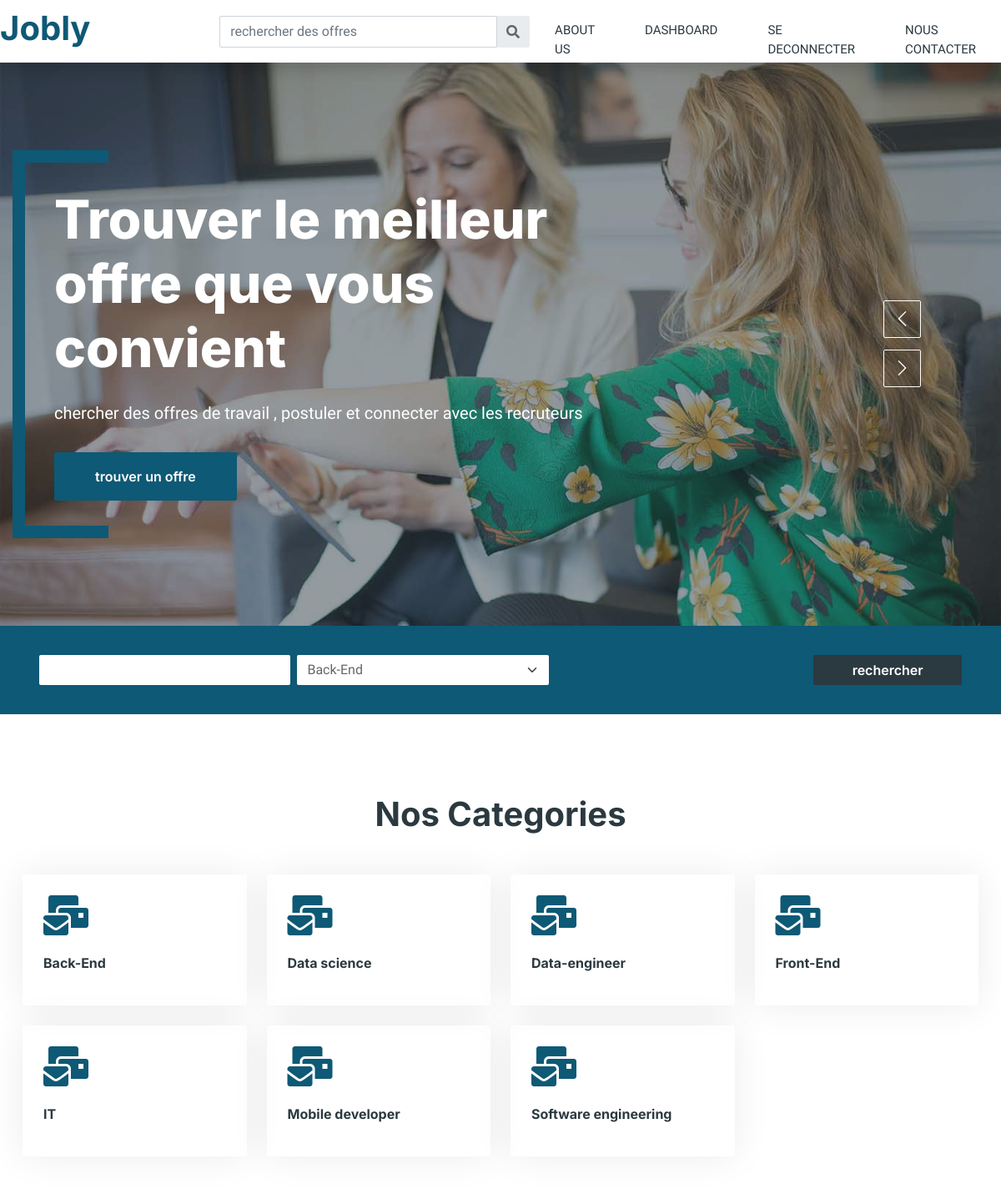
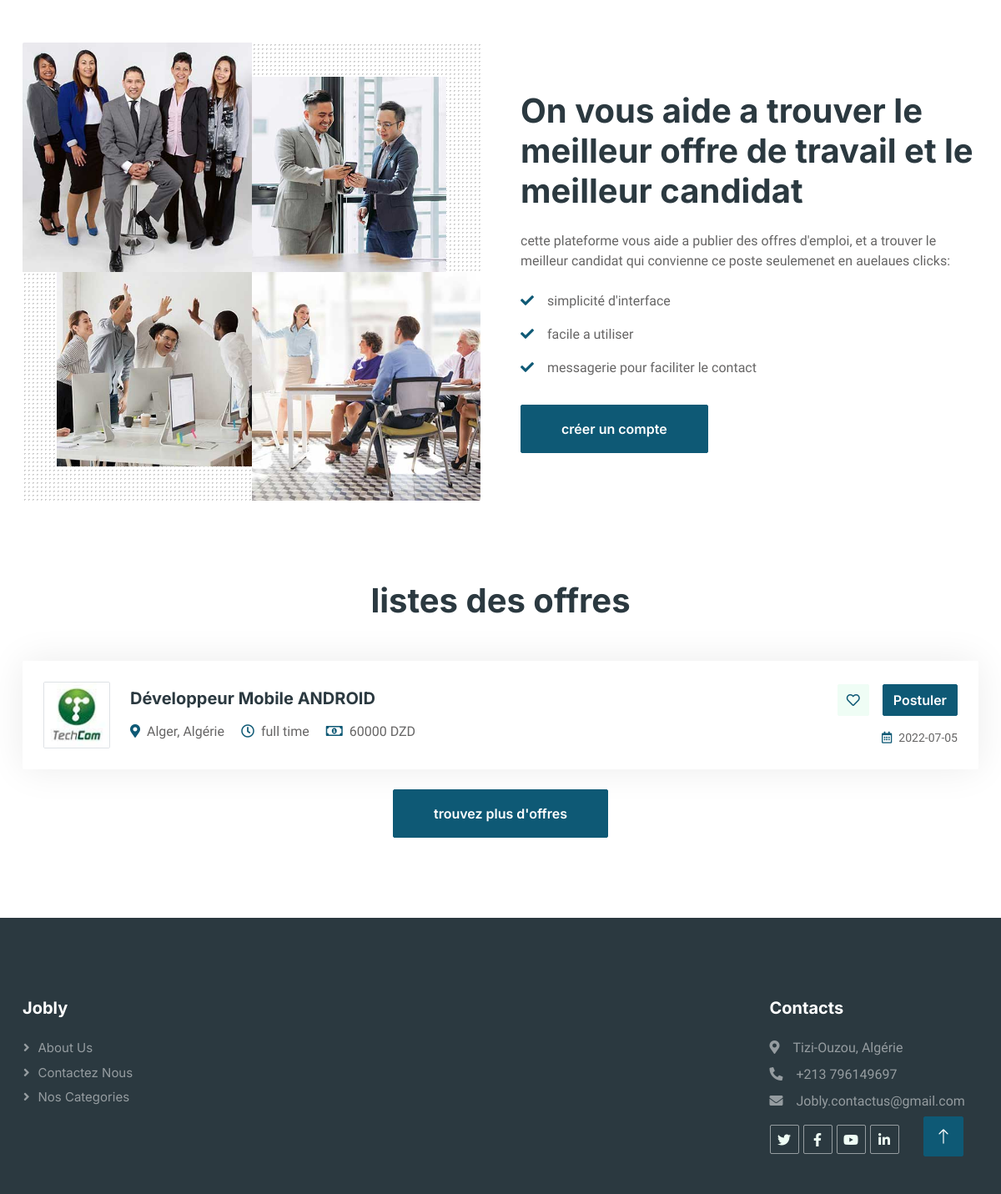
The page /View/index.php (signed in) on the database its author committed (2 pictures, top to bottom).
### tables this page shows
CREATE TABLE `category` (
  `nom` varchar(255) NOT NULL
);

CREATE TABLE `jobs` (
  `job_id` int(11) NOT NULL,
  `title` varchar(255) NOT NULL,
  `job_desc` longtext NOT NULL,
  `salary` int(10) NOT NULL,
  `type` varchar(255) NOT NULL,
  `place` varchar(255) NOT NULL,
  `user_email` varchar(50) NOT NULL,
  `date` date NOT NULL DEFAULT current_timestamp(),
  `category` varchar(250) NOT NULL
);

### Libraries/Database.php (called while the page is built, shortened)
<?php
    class Database{
        private $user = 'root';
        private $pass = '';
        private $dbh;
        private $stmt;
        public function __construct(){
            $dsn="mysql:host=localhost;dbname=e-recrutement";
            $options = array(
                PDO::ATTR_PERSISTENT => true,
                PDO::ATTR_ERRMODE => PDO::ERRMODE_EXCEPTION
            );
            try{
                $this->dbh = new PDO($dsn,$this->user,$this->pass,$options);
            }catch(PDOException $e){
                $this->error = $e->getMessage();
                echo $this->error;
            }
        }
        public function query($sql){
            $this->stmt = $this->dbh->prepare($sql);
        }
        public function execute(){
            return $this->stmt->execute();
        }
        public function resultSet(){
            $this->execute();
            return $this->stmt->fetchAll(PDO::FETCH_OBJ);
        }
        public function rowCount(){
            return $this->stmt->rowCount();
        }
    }
?>

### Controller/Categories.php (called while the page is built, shortened)
<?php
    require_once "c:/xampp/htdocs/dev.jobly.com/Model/Category.php";
    class Categories{
        private $categoryModel;
        public function __construct(){
            $this->categoryModel = new Category;
        }
        public function getCategories(){
            $categories = $this->categoryModel->getCategories();
            if($categories){
                return $categories;
            }else{
                return Array();
            }
        }
    }
?>

### Model/Category.php (called while the page is built, shortened)
<?php
    require_once "c:/xampp/htdocs/dev.jobly.com/Libraries/Database.php";
    class Category{
        private $db;
        public function __construct(){
            $this->db = new Database;
        }
        public function getCategories(){
            $this->db->query('SELECT * FROM category');
            $row = $this->db->resultSet();
            if($this->db->rowCount() > 0){
                return $row;
            }else{
                return false;
            }
        }
    }
?>

### Controller/Jobs.php (called while the page is built, shortened)
<?php
    require_once "c:/xampp/htdocs/dev.jobly.com/Model/Job.php";
    class Jobs{
        private $jobModel;
        public function __construct(){
            $this->jobModel = new Job;
        }
        public function getAllJobs(){
            $jobs = $this->jobModel->getAllJobs();
            if($jobs){
                return $jobs;
            }else{
                return Array();
            }
        }
    }
?>

### Model/Job.php (called while the page is built, shortened)
<?php
    require_once "c:/xampp/htdocs/dev.jobly.com/Libraries/Database.php";
    class Job{
        private $db;
        public function __construct(){
            $this->db = new Database;
        }
        public function getAllJobs(){
            $this->db->query('SELECT * FROM jobs ORDER BY job_id DESC');
            $row = $this->db->resultSet();
            if($this->db->rowCount() > 0){
                return $row;
            }else{
                return false;
            }
        }
    }
?>

### View/index.php (the view, shortened to what this page needs)
<?php
    require "template/header.php";
    require_once "../Controller/Categories.php";
    require_once "../Controller/Jobs.php";
    $jobObject = new Jobs;
    $jobs = $jobObject->getAllJobs();
    $categoryObject = new Categories;
    $categories = $categoryObject->getCategories();
  ?>
        <div class="container-fluid p-0">
            <div class="owl-carousel header-carousel position-relative">
                <div class="owl-carousel-item position-relative">
                    <img class="img-fluid" src="img/carousel-1.jpg" alt="">
                    <div class="position-absolute top-0 start-0 w-100 h-100 d-flex align-items-center" style="background: rgba(43, 57, 64, .5);">
                        <div class="container">
                            <div class="row justify-content-start">
                                <div class="col-10 col-lg-8">
                                    <h1 class="display-3 text-white animated slideInDown mb-4">Trouver le meilleur offre que vous convient</h1>
                                    <p class="fs-5 fw-medium text-white mb-4 pb-2">chercher des offres de travail , postuler et connecter avec les recruteurs</p>
                                    <a href="job-list.php" class="btn btn-primary py-md-3 px-md-5 me-3 animated slideInLeft">trouver un offre</a>
                                </div>
                            </div>
                        </div>
                    </div>
                </div>
            </div>
        </div>
        <div class="container-fluid bg-primary mb-5 wow fadeIn" data-wow-delay="0.1s" style="padding: 35px;">
            <div class="container">
                <div class="row g-2">
                    <div class="col-md-10">
                        <div class="row g-2">
                            <div class="col-md-4">
                                <input type="text" class="form-control border-0" />
                            </div>
                            <div class="col-md-4">
                                <select class="form-select border-0" >
                                    <?php foreach($categories as $cat){
                                        print '<option value="'.$cat->nom.'">'.$cat->nom.'</option>';
                                    }
                                    ?>
                                </select>
                            </div>
                        </div>
                    </div>
                    <div class="col-md-2">
                        <button class="btn btn-dark border-0 w-100">rechercher</button>
                    </div>
                </div>
            </div>
        </div>
        <div class="container-xxl py-5" id="category">
            <div class="container">
                <h1 class="text-center mb-5 wow fadeInUp" data-wow-delay="0.1s">Nos Categories</h1>
                <div class="row g-4">
                    <?php foreach($categories as $cat){
                        print '<div class="col-lg-3 col-sm-6 wow fadeInUp" data-wow-delay="0.1s">
                                    <a class="cat-item rounded p-4" href="search.php?cat='.$cat->nom.'">
                                        <i class="fa fa-3x fa-mail-bulk text-primary mb-4"></i>
                                        <h6 class="mb-3">'.$cat->nom.'</h6>
                                    </a>
                                </div>';
                    } ?>
                </div>
            </div>
        </div>
        <div class="container-xxl py-5">
            <div class="container">
                <div class="row g-5 align-items-center" id="aboutUs">
                    <div class="col-lg-6 wow fadeIn" data-wow-delay="0.1s">
                        <div class="row g-0 about-bg rounded overflow-hidden">
                            <div class="col-6 text-start">
                                <img class="img-fluid w-100" src="img/about-1.jpg">
                            </div>
                            <div class="col-6 text-start">
                                <img class="img-fluid" src="img/about-2.jpg" style="width: 85%; margin-top: 15%;">
                            </div>
                            <div class="col-6 text-end">
                                <img class="img-fluid" src="img/about-3.jpg" style="width: 85%;">
                            </div>
                            <div class="col-6 text-end">
                                <img class="img-fluid w-100" src="img/about-4.jpg">
                            </div>
                        </div>
                    </div>
                    <div class="col-lg-6 wow fadeIn" data-wow-delay="0.5s">
                        <h1 class="mb-4">On vous aide a trouver le meilleur offre de travail et le meilleur candidat</h1>
                        <p class="mb-4">cette plateforme vous aide a publier des offres d'emploi, et a trouver le meilleur candidat qui convienne ce poste seulemenet en auelaues clicks:</p>
                        <p><i class="fa fa-check text-primary me-3"></i>simplicité d'interface</p>
                        <p><i class="fa fa-check text-primary me-3"></i>facile a utiliser</p>
                        <p><i class="fa fa-check text-primary me-3"></i>messagerie pour faciliter le contact</p>
                        <button class="btn btn-primary py-3 px-5 mt-3" data-bs-dismiss="modal" data-bs-toggle="modal" data-bs-target="#Modal2" >créer un compte</button>
                    </div>
                </div>
            </div>
        </div>
        <div class="container-xxl py-5">
            <div class="container">
                <h1 class="text-center mb-5 wow fadeInUp" data-wow-delay="0.1s">listes des offres</h1>
                <div class="tab-class text-center wow fadeInUp" data-wow-delay="0.3s">
                    <div class="tab-content">
                        <div id="tab-1" class="tab-pane fade show p-0 active">
                        <?php foreach ($jobs as $job){ ?>
                            <div class="job-item p-4 mb-4">
                                <div class="row g-4">
                                    <div class="col-sm-12 col-md-8 d-flex align-items-center">
                                        <img class="flex-shrink-0 img-fluid border rounded" src="img/com-logo-1.jpg" alt="" style="width: 80px; height: 80px;">
                                        <div class="text-start ps-4">
                                            <h5 class="mb-3"><?= $job->title; ?></h5>
                                            <span class="text-truncate me-3"><i class="fa fa-map-marker-alt text-primary me-2"></i><?= $job->place; ?></span>
                                            <span class="text-truncate me-3"><i class="far fa-clock text-primary me-2"></i><?= $job->type; ?></span>
                                            <span class="text-truncate me-0"><i class="far fa-money-bill-alt text-primary me-2"></i><?= $job->salary; ?> DZD</span>
                                        </div>
                                    </div>
                                    <div class="col-sm-12 col-md-4 d-flex flex-column align-items-start align-items-md-end justify-content-center">
                                        <div class="d-flex mb-3">
                                            <a class="btn btn-light btn-square me-3" href=""><i class="far fa-heart text-primary"></i></a>
                                            <a class="btn btn-primary" href="job-detail.php?id=<?= $job->job_id;?>">Postuler</a>
                                        </div>
                                        <small class="text-truncate"><i class="far fa-calendar-alt text-primary me-2"></i><?php echo $job->date; ?></small>
                                    </div>
                                </div>
                            </div>
                        <?php } ?>
                            <a class="btn btn-primary py-3 px-5" href="job-list.php">trouvez plus d'offres</a>
                        </div>
                    </div>
                </div>
            </div>
        </div>
<?php require "template/footer.php"; ?>

### View/css/style.css (style rules this page uses)
:root { --primary: #0E5975; --secondary:#0E5975; --light: #EFFDF5; --dark: #2B3940; }
.btn { font-family: 'Inter', sans-serif; font-weight: 600; transition: .5s; }
.btn.btn-primary, .btn.btn-secondary { color: #FFFFFF; }
.btn-square { width: 38px; height: 38px; }
.btn-square, .btn-sm-square, .btn-lg-square { padding: 0; display: flex; align-items: center; justify-content: center; font-weight: normal; border-radius: 2px; }
.header-carousel .container, .page-header .container { position: relative; padding: 45px 0 45px 35px; border-left: 15px solid var(--primary); }
.header-carousel .container::before, .header-carousel .container::after, .page-header .container::before, .page-header .container::after { position: absolute; content: ""; top: 0; left: 0; width: 100px; height: 15px; background: var(--primary); }
.header-carousel .container::after, .page-header .container::after { top: 100%; margin-top: -15px; }
.about-bg { background-image: -webkit-repeating-radial-gradient(center center, rgba(0, 0, 0, 0.2), rgba(0, 0, 0, 0.2) 1px, transparent 1px, transparent 100%); background-image: -moz-repeating-radial-gradient(center center, rgba(0, 0, 0, 0.2), rgba(0, 0, 0, 0.2) 1px, transparent 1px, transparent 100%); background-image: -ms-repeating-radial-gradient(center center, rgba(0, 0, 0, 0.2), rgba(0, 0, 0, 0.2) 1px, transparent 1px, transparent 100%); background-image: -o-repeating-radial-gradient(center center, rgba(0, 0, 0, 0.2), rgba(0, 0, 0, 0.2) 1px, transparent 1px, transparent 100%); background-image: repeating-radial-gradient(center center, rgba(0, 0, 0, 0.2), rgba(0, 0, 0, 0.2) 1px, transparent 1px, transparent 100%); background-size: 5px 5px; }
.cat-item { display: block; box-shadow: 0 0 45px rgba(0, 0, 0, .08); border: 1px solid transparent; transition: .5s; }
.job-item { border: 1px solid transparent; border-radius: 2px; box-shadow: 0 0 45px rgba(0, 0, 0, .08); transition: .5s; }

### View/css/dashboard.css (style rules this page uses)
.container-fluid, .containerdashboard { display: flex; flex-direction: row; }

### View/css/message.css (style rules this page uses)
.container { max-width:1170px; margin:auto; }
img { max-width:100%; }

### rows shown on the page
category: nom "Back-End"
category: nom "Data science"
category: nom "Data-engineer"
category: nom "Front-End"
category: nom "IT"
category: nom "Mobile developer"
category: nom "Software engineering"
jobs: title "Développeur Mobile ANDROID", place "Alger, Algérie", type "full time", salary "60000", date "2022-07-05"

### other values the page prints
form field value "Back-End"
